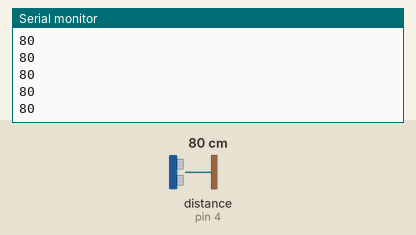
The sketch below on a simulated Arduino Uno, built with avr-gcc and run on an emulated ATmega328P. Parts: the last lines printed to the serial monitor. Wiring (inferred from the names in the program): ultrasonic range finder: trigger pin 7; echo pin 4. Inputs (shaded band) come from the test bench; at power-on: distance to the obstacle (sensor on pin 4) 80 cm. The echo pulse lasts 58.3 µs per cm.

Above: at 1.2 s.
1.3 s: distance to the obstacle (sensor on pin 4) set to 2 cm
At 1.37 s:
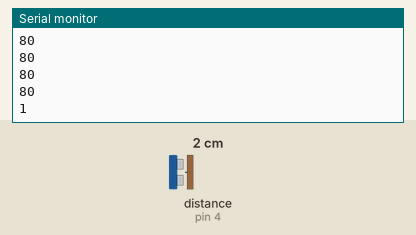
2.8 s: distance to the obstacle (sensor on pin 4) set to 4 cm
At 2.89 s:
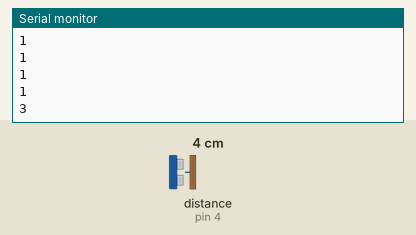
Timing chart, 0 to 5.8 s (numbered marks = the images above; inputs shaded):
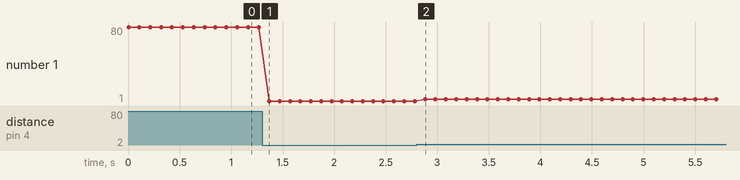

Measured:
- after the input at 1.3 s, the serial monitor: prints a new line after 0.07 s (image 1)
- after the input at 2.8 s, the serial monitor: prints a new line after 0.08 s (image 2)
- plotted number 1: 80 → 1 after the input at 1.3 s, 1 → 3 after the input at 2.8 s

The sketch:

Ultrasonic_Sensor_Code.ino
```cpp
//Youtube|Tech at Home

int trig=7;
int echo=4;

long timeInMicro;

long distanceInCm;

void setup()
{
  Serial.begin(9600);
  pinMode(7,OUTPUT);
  pinMode(4,INPUT);
}

void loop()
{
 digitalWrite(trig,LOW);
 delayMicroseconds(2);
 digitalWrite(trig,HIGH);
 delayMicroseconds(10);
 digitalWrite(trig,LOW);

 timeInMicro= pulseIn(echo,HIGH);

 distanceInCm = ((timeInMicro/29)/2);

 Serial.println(distanceInCm);
 delay(100);

}
```
